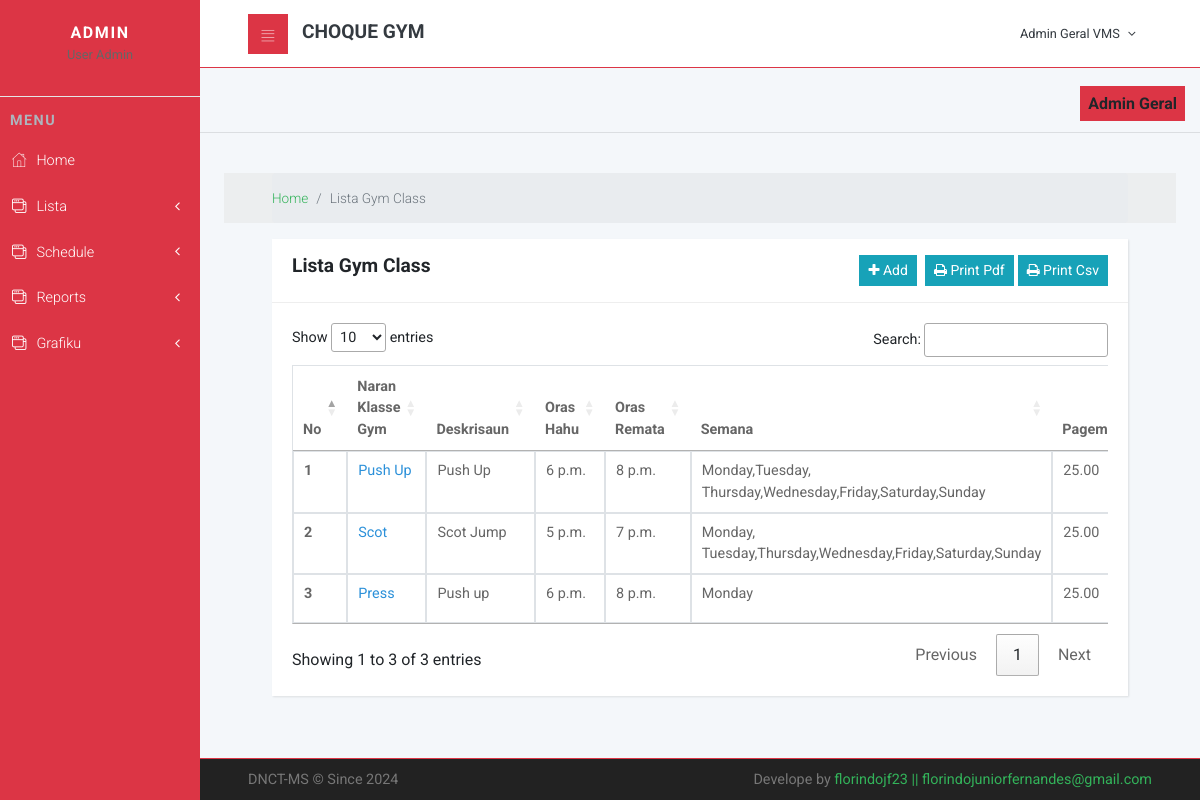
Page /member/gymclass (signed in) on the committed database.
### cliente/models.py (models this page shows, shortened)
class GymClass(models.Model):
    name = models.CharField(max_length=100)
    description = models.TextField()
    start_time = models.TimeField()
    end_time = models.TimeField()
    days_of_week = models.CharField(max_length=150)
    payment_per_month = models.DecimalField(max_digits=6, decimal_places=2, default=25.00)

### cliente/views.py (the view)
# urls.py: path('gymclass',gymclass, name='gymclass'),
@login_required
def gymclass(request):
    listagymclass = GymClass.objects.all()
    data = {
    'title':"Lista Gym Class",
    'active_estudante':"active",
    'dadus':listagymclass
    }
    return render(request, 'listagymclass.html',data)

### cliente/templates/listagymclass.html (shortened to what this page needs)
{% extends 'main/layout.html' %}
{% load static %}
{% load crispy_forms_tags %}
{% block content %}
<div class="col-sm-12 p-4">
	 <div class="breadcrumb-holder">
        <div class="container-fluid">
          <ul class="breadcrumb">
            <li class="breadcrumb-item"><a href="{% url 'home' %}">Home</a></li>
            <li class="breadcrumb-item active">{{title}}</li>
          </ul>
        </div>
      </div>
      <section>
        <div class="container-fluid">
          <div class="row mt-3">
            <div class="col-lg-12">
              <div class="card">
                <div class="card-header d-flex justify-content-between text-center">
                  <div class="text-center">
                    <h3>{{title}}</h3>
                  </div>
                  <div class="d-flex justify-content-end">
                    <div class="text-center mr-2">
                      <a href="{% url 'create_gym_class' %}" class="btn btn-sm btn-info" title="Aumenta Dadus"><i class="fa fa-plus"></i> Add </a>
                    </div>
                    <div class="text-center">
                      <a href="{% url 'pdf_gymclass' %}" target="_blank" class="btn btn-sm btn-info" title="Print Data"> <i class="fa fa-print"></i> Print Pdf</a>
                      <a href="{% url 'csv_gymclass' %}" target="_blank" class="btn btn-sm btn-info" title="Print Data"> <i class="fa fa-print"></i> Print Csv</a>
                    </div>
                  </div>
                </div>
                <div class="card-body">
                  <div class="table-responsive">
                    <table id="example" class="table table-hover table-bordered" width="100%">
                      <thead>
                        <tr>
                          <th>No</th>
                          <th>Naran Klasse Gym</th>
                          <th>Deskrisaun</th>
                          <th>Oras Hahu</th>
                          <th>Oras Remata</th>
                          <th>Semana</th>
                          <th>Pagementu/Fulan</th>
                        </tr>
                      </thead>
                      <tbody>
                        {% for data in dadus %}
                        <tr>
                          <th scope="row">{{ forloop.counter }}</th>
                          <td><a href="{% url 'detail_gymclass' data.id %}" style="color: #2b90d9;">{{ data.name }}</a></td>
                          <td>{{ data.description }}</td>
                          <td>{{ data.start_time }}</td>
                          <td>{{ data.end_time }}</td>
                          <td>{{ data.days_of_week }}</td>
                          <td>{{ data.payment_per_month }}</td>
                        </tr>
                        {% endfor %}
                      </tbody>
                    </table>
                  </div>
                </div>
              </div>
            </div>
          </div>
        </div>
      </section>
</div>
<link rel="stylesheet" type="text/css" href="https://cdn.datatables.net/1.11.3/css/jquery.dataTables.css">
{% endblock %}

### static/css/style.default.css (style rules this page uses)
a { display: inline-block; text-decoration: none; color: #fff; }
body { overflow-x: hidden; }
i { display: inline-block; }
table { font-size: 0.9em; color: #666; }
.breadcrumb-holder { background: #eceeef; }
.breadcrumb-holder .breadcrumb { padding: 15px 0; font-size: 0.85em; font-weight: 300; color: #999; margin-bottom: 0; }
.card { margin-bottom: 30px; -webkit-box-shadow: 1px 1px 2px rgba(0, 0, 0, 0.1); box-shadow: 1px 1px 2px rgba(0, 0, 0, 0.1); }
.card-header h1, .card-header h2, .card-header h3, .card-header h4, .card-header h5, .card-header h6 { margin-bottom: 0; }
@media (min-width: 768px) { .container-fluid { padding: 0 3rem; } }
.table { margin-bottom: 0; color: #666; }
.table td, .table th { border-color: #dee2e6; }
.table thead th { border: none; }
.table-bordered td, .table-bordered th { border-color: #dee2e6; }
.btn { font-weight: 400; border: 1px solid transparent; padding: 0.45rem 0.75rem; font-size: 0.9rem; line-height: 1.5; border-radius: 0; -webkit-transition: color 0.15s ease-in-out, background-color 0.15s ease-in-out, border-color 0.15s ease-in-out, -webkit-box-shadow 0.15s ease-in-out; transition: color 0.15s ease-in-out, background-color 0.15s ease-in-out, border-color 0.15s ease-in-out, -webkit-box-shadow 0.15s ease-in-out; transition: color 0.15s ease-in-out, background-color 0.15s ease-in-out, border-color 0.15s ease-in-out, box-shadow 0.15s ease-in-out; transition: color 0.15s ease-in-out, background-color 0.15s ease-in-out, border-color 0.15s ease-in-out, box-shadow 0.15s ease-in-out, -webkit-box-shadow 0.15s ease-in-out; }
.btn-info { color: color-yiq(#17a2b8); background-color: #17a2b8; border-color: #17a2b8; }
.btn-sm { padding: 0.25rem 0.5rem; font-size: 0.875rem; line-height: 1.5; border-radius: 0; }
body { font-family: "Roboto", sans-serif; font-size: 1rem; font-weight: 400; line-height: 1.5; color: #212529; background-color: #fff; }
a { color: #33b35a; text-decoration: none; }
h1, h2, h3, h4, h5, h6, .h1, .h2, .h3, .h4, .h5, .h6 { margin-bottom: 0.5rem; font-family: inherit; font-weight: 700; line-height: 1.1; color: inherit; }
h3, .h3 { font-size: 1.2rem; }
.card { background-color: #fff; border: 0 solid #eee; border-radius: 0; }
.card-body { padding: 1.25rem; }
.card-header { padding: 1rem 1.25rem; background-color: #fff; border-bottom: 1px solid #eee; }
.card-header:first-child { border-radius: 0 0 0 0; }

### rows in the picture
GymClass: name "Push Up", description "Push Up", start_time "6 p.m.", end_time "8 p.m.", days_of_week "Monday,Tuesday, Thursday,Wednesday,Friday,Saturday,Sunday", payment_per_month "25.00"
GymClass: name "Scot", description "Scot Jump", start_time "5 p.m.", end_time "7 p.m.", days_of_week "Monday, Tuesday,Thursday,Wednesday,Friday,Saturday,Sunday", payment_per_month "25.00"
GymClass: name "Press", description "Push up", start_time "6 p.m.", end_time "8 p.m.", days_of_week "Monday", payment_per_month "25.00"

### other values in the picture
{{ title }} "Lista Gym Class"
